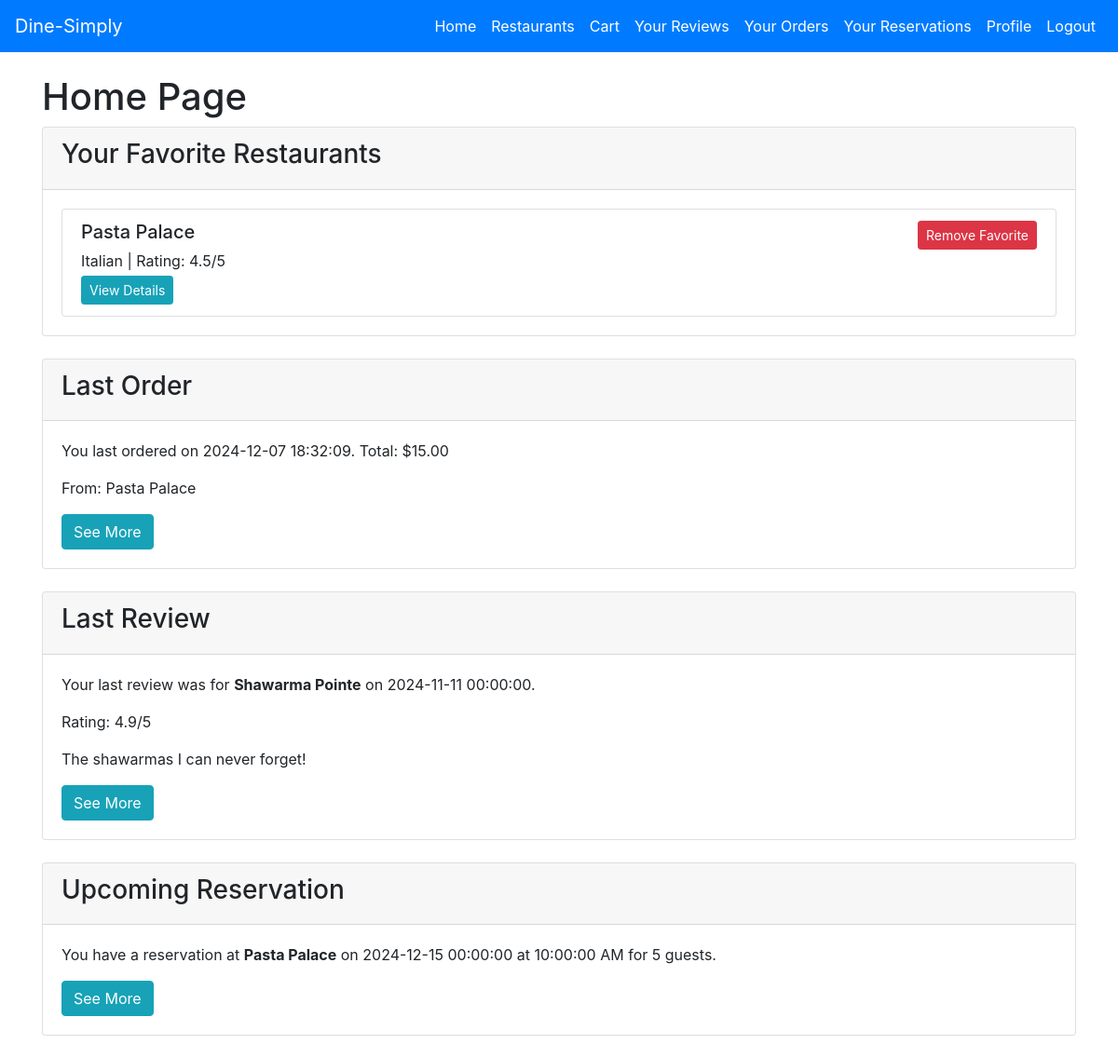
The page /home (signed in) on the database as committed earlier.
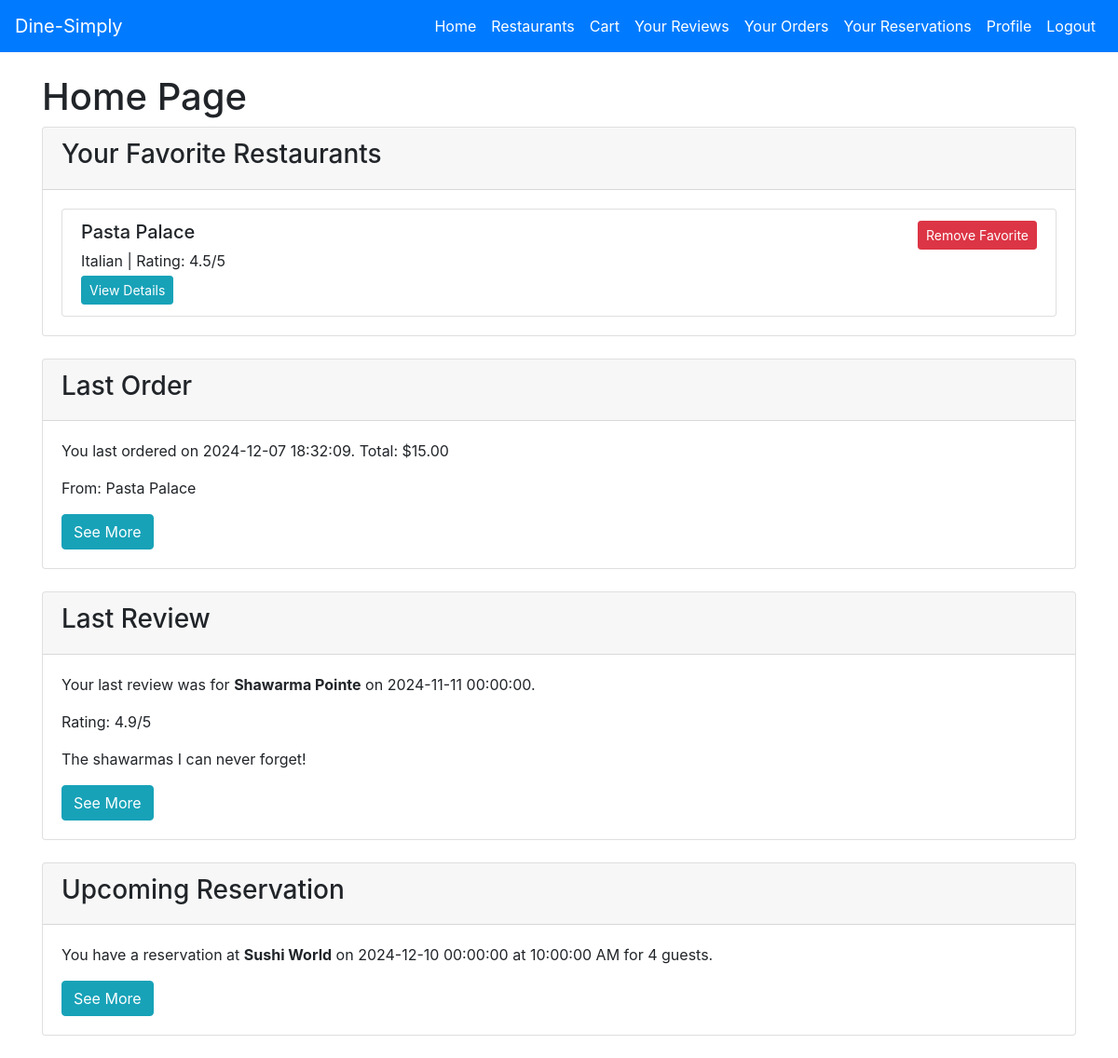
The same page on the database as committed later.
### tables this page shows
CREATE TABLE "Restaurant" (
    RestaurantID INTEGER PRIMARY KEY AUTOINCREMENT,
    Name VARCHAR(100) NOT NULL,
    Address VARCHAR(255),
    City VARCHAR(100),
    State VARCHAR(50),
    ZipCode VARCHAR(10),
    Website VARCHAR(255),
    Rating DOUBLE,
    CuisineType VARCHAR(50),
    Longitude DOUBLE,
    Latitude DOUBLE,
    NumberOfTables INT,
    MaxPeoplePerTable INT
);

CREATE TABLE Reservation (
    ReservationID INTEGER PRIMARY KEY AUTOINCREMENT,
    UserID INT,
    RestaurantID INT,
    ReservationDate DATE,
    ReservationTime TIME,
    ReservationEndTime TIME,
    NumberOfGuests INT,
    SpecialRequests VARCHAR(255),
    FOREIGN KEY (UserID) REFERENCES User(UserID),
    FOREIGN KEY (RestaurantID) REFERENCES Restaurant(RestaurantID)
);

### app.py (the view)
@app.route('/home')
@login_required
def home():
    if is_super_admin():
        return redirect(url_for('super_admin_home'))
    elif is_restaurant_admin():
        return redirect(url_for('admin_home'))
    conn = get_db_connection()
    favorites = conn.execute('''
        SELECT Restaurant.*
        FROM Favorites
        JOIN Restaurant ON Favorites.RestaurantID = Restaurant.RestaurantID
        WHERE Favorites.UserID = ?
    ''', (current_user.id,)).fetchall()
    favorite_restaurants = favorites  # This will be a list of restaurant rows
    last_order = conn.execute('''
        SELECT * FROM Orders
        WHERE UserID = ?
        ORDER BY datetime(OrderDate) DESC
        LIMIT 1
    ''', (current_user.id,)).fetchone()
    last_order_restaurant_name = None
    if last_order:
        dishes = conn.execute('''
            SELECT Restaurant.Name as RestaurantName
            FROM DishOrder
            JOIN Dish ON DishOrder.DishID = Dish.DishID
            JOIN Menu ON Dish.MenuID = Menu.MenuID
            JOIN Restaurant ON Menu.RestaurantID = Restaurant.RestaurantID
            WHERE DishOrder.OrderID = ?
            LIMIT 1
        ''', (last_order['OrderID'],)).fetchone()
        if dishes:
            last_order_restaurant_name = dishes['RestaurantName']
    last_review = conn.execute('''
        SELECT Review.*, Restaurant.Name as RestaurantName FROM Review
        JOIN Restaurant ON Review.RestaurantID = Restaurant.RestaurantID
        WHERE Review.UserID = ?
        ORDER BY datetime(DatePosted) DESC
        LIMIT 1
    ''', (current_user.id,)).fetchone()
    today = date.today().isoformat()
    upcoming_res = conn.execute('''
        SELECT Reservation.*, Restaurant.Name as RestaurantName
        FROM Reservation
        JOIN Restaurant ON Reservation.RestaurantID = Restaurant.RestaurantID
        WHERE Reservation.UserID = ?
          AND ReservationDate >= ?
        ORDER BY ReservationDate ASC, ReservationTime ASC
        LIMIT 1
    ''', (current_user.id, today)).fetchone()
    conn.close()
    form = EmptyForm()
    return render_template('home.html',
                           favorite_restaurants=favorite_restaurants,
                           last_order=last_order,
                           last_order_restaurant_name=last_order_restaurant_name,
                           last_review=last_review,
                           upcoming_res=upcoming_res,
                           form=form)

### app.py (called while the page is built)
def get_db_connection():
    conn = sqlite3.connect(db_path)
    conn.row_factory = sqlite3.Row
    return conn

@login_manager.user_loader
def load_user(user_id):
    return User.get(user_id)

def format_datetime(value):
    try:
        dt = datetime.fromisoformat(value)
        return dt.strftime("%Y-%m-%d %H:%M:%S")
    except ValueError:
        return value  # Return the original value if parsing fails

def format_time(value):
    try:
        dt = datetime.strptime(value, '%H:%M')
        return dt.strftime('%I:%M:%S %p')
    except ValueError:
        return value  # Return the original value if parsing fails

def is_restaurant_admin():
    return current_user.is_authenticated and current_user.role == 'restaurant_admin'

def is_super_admin():
    return current_user.is_authenticated and current_user.role == 'super_admin'

    @staticmethod
    def get(user_id):
        conn = get_db_connection()
        user = conn.execute('SELECT * FROM User WHERE UserID = ?', (user_id,)).fetchone()
        conn.close()
        if user:
            return User(*user)
        return None

### templates/home.html (shortened to what the changed rows need)
<!DOCTYPE html>
<html lang="en">
<head>
    <link rel="stylesheet" href="https://stackpath.bootstrapcdn.com/bootstrap/4.5.0/css/bootstrap.min.css">
</head>
<body>
    <div class="container mt-4">
        <h1>Home Page</h1>
        <div class="card mb-4">
            <div class="card-body">
                {% if favorite_restaurants %}
                    <div class="list-group">
                        {% for restaurant in favorite_restaurants %}
                            <div class="list-group-item">
                                <div class="d-flex w-100 justify-content-between">
                                    <h5 class="mb-1">{{ restaurant['Name'] }}</h5>
                                    <small>
                                        <form action="{{ url_for('remove_favorite', restaurant_id=restaurant['RestaurantID']) }}" method="POST">
                                            <button type="submit" class="btn btn-sm btn-danger">Remove Favorite</button>
                                        </form>
                                    </small>
                                </div>
                                <p class="mb-1">{{ restaurant['CuisineType'] }} | Rating: {{ restaurant['Rating']|round(1) }}/5</p>
                                <small>
                                    <a href="{{ url_for('restaurant_detail', restaurant_id=restaurant['RestaurantID']) }}" class="btn btn-sm btn-info">View Details</a>
                                </small>
                            </div>
                        {% endfor %}
                    </div>
                {% else %}
                    <p>You have no favorite restaurants. Browse restaurants to add your favorites!</p>
                    <a href="{{ url_for('restaurants') }}" class="btn btn-primary">Browse Restaurants</a>
                {% endif %}
            </div>
        </div>
        <div class="card mb-4">
            <div class="card-body">
                {% if last_order %}
                    <p>You last ordered on {{ last_order['OrderDate']|format_datetime }}. Total: ${{ "%.2f"|format(last_order['OrderTotal']) }}</p>
                    {% if last_order_restaurant_name %}
                        <p>From: {{ last_order_restaurant_name }}</p>
                    {% else %}
                        <p>Restaurant info not available.</p>
                    {% endif %}
                    <a href="{{ url_for('orders_all') }}" class="btn btn-info">See More</a>
                {% else %}
                    <p>No orders found.</p>
                {% endif %}
            </div>
        </div>
        <div class="card mb-4">
            <div class="card-body">
                {% if upcoming_res %}
                    <p>You have a reservation at <strong>{{ upcoming_res['RestaurantName'] }}</strong> on {{ upcoming_res['ReservationDate']|format_datetime }} at {{ upcoming_res['ReservationTime']|format_time }} for {{ upcoming_res['NumberOfGuests'] }} guests.</p>
                    <a href="{{ url_for('reservations_all') }}" class="btn btn-info">See More</a>
                {% else %}
                    <p>No upcoming reservations.</p>
                {% endif %}
            </div>
        </div>
    </div>
</body>
</html>

Rows that differ between the two databases and show on the page:
no longer on this page (row unchanged): Reservation: ReservationDate "2024-12-15 00:00:00", ReservationTime "10:00:00 AM", NumberOfGuests "5"
now on this page (row unchanged): Restaurant: RestaurantName "Sushi World"
added Reservation: ReservationDate "2024-12-10 00:00:00", ReservationTime "10:00:00 AM", NumberOfGuests "4"
Other text that changed with them:
{{ upcoming_res['RestaurantName'] }}: "Pasta Palace" → "Sushi World"
